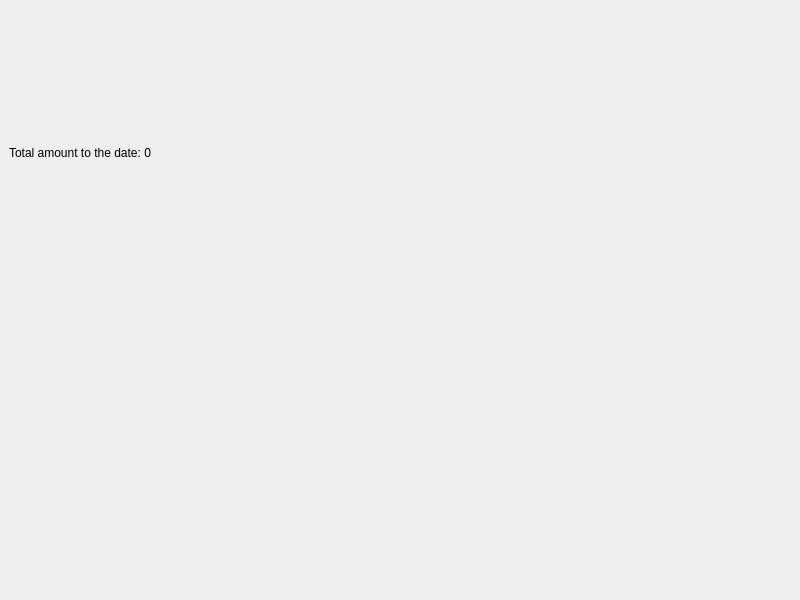
<?xml version="1.0" encoding="UTF-8"?>
<ui version="4.0">
 <class>BrowseBankView</class>
 <widget class="QMainWindow" name="BrowseBankView">
  <property name="geometry">
   <rect>
    <x>0</x>
    <y>0</y>
    <width>800</width>
    <height>600</height>
   </rect>
  </property>
  <property name="windowTitle">
   <string>DataBrowseView</string>
  </property>
  <widget class="QWidget" name="centralwidget">
   <layout class="QGridLayout" name="gridLayout">
    <item row="1" column="0">
     <layout class="QGridLayout" name="gridLayout_3">
      <item row="0" column="0">
       <layout class="QVBoxLayout" name="verticalLayout_2">
        <item>
         <widget class="QLabel" name="amountLabel">
          <property name="text">
           <string>Total amount to the date: 0</string>
          </property>
         </widget>
        </item>
        <item>
         <widget class="BrowseTableWidget" name="bankTable" native="true"/>
        </item>
       </layout>
      </item>
     </layout>
    </item>
   </layout>
  </widget>
 </widget>
 <customwidgets>
  <customwidget>
   <class>BrowseTableWidget</class>
   <extends>QWidget</extends>
   <header>../../../widgets/BrowseTableWidget.h</header>
  </customwidget>
 </customwidgets>
 <resources/>
 <connections/>
</ui>
